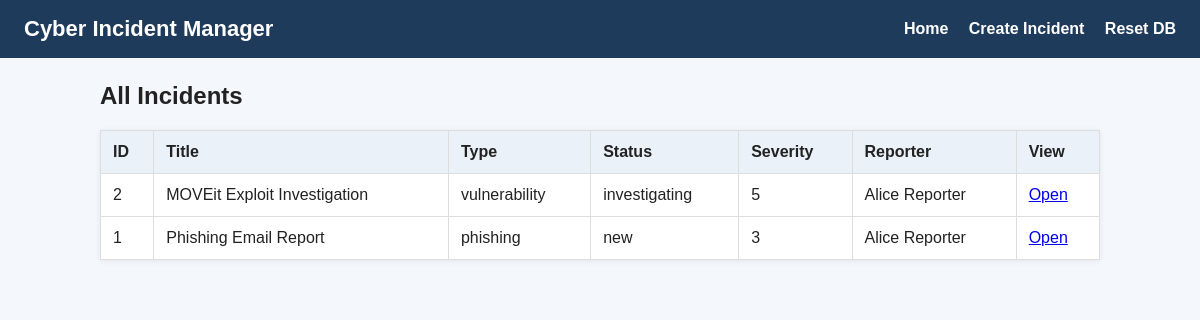
The page / on the database its author committed.
### tables this page shows
CREATE TABLE incidents (
    incident_id INTEGER PRIMARY KEY AUTOINCREMENT,
    title TEXT NOT NULL,
    description TEXT,
    incident_type TEXT NOT NULL,
    status TEXT NOT NULL CHECK(status IN ('new', 'triaged', 'investigating', 'resolved', 'closed')),
    severity INTEGER NOT NULL CHECK(severity BETWEEN 1 AND 5),
    reporter_id INTEGER NOT NULL,
    assignee_id INTEGER,
    created_at TEXT DEFAULT CURRENT_TIMESTAMP,
    updated_at TEXT DEFAULT CURRENT_TIMESTAMP,
    FOREIGN KEY (reporter_id) REFERENCES users(user_id),
    FOREIGN KEY (assignee_id) REFERENCES users(user_id)
);

CREATE TABLE users (
    user_id INTEGER PRIMARY KEY AUTOINCREMENT,
    name TEXT NOT NULL,
    email TEXT NOT NULL UNIQUE,
    role TEXT NOT NULL CHECK(role IN ('reporter', 'analyst', 'admin'))
);

### app.py (the view)
@app.route("/")
def home():
    conn = get_db_connection()
    incidents = conn.execute("""
        SELECT i.incident_id, i.title, i.incident_type, i.status, i.severity,
               i.created_at, u.name AS reporter_name
        FROM incidents i
        JOIN users u ON i.reporter_id = u.user_id
        ORDER BY i.incident_id DESC
    """).fetchall()
    conn.close()
    return render_template("home.html", incidents=incidents)

### app.py (called while the page is built)
def get_db_connection():
    conn = sqlite3.connect(DB_PATH)
    conn.row_factory = sqlite3.Row
    conn.execute("PRAGMA foreign_keys = ON;")
    return conn

### templates/home.html
{% extends "base.html" %}
{% block content %}
<h2>All Incidents</h2>
<table>
    <thead>
        <tr>
            <th>ID</th>
            <th>Title</th>
            <th>Type</th>
            <th>Status</th>
            <th>Severity</th>
            <th>Reporter</th>
            <th>View</th>
        </tr>
    </thead>
    <tbody>
        {% for incident in incidents %}
        <tr>
            <td>{{ incident.incident_id }}</td>
            <td>{{ incident.title }}</td>
            <td>{{ incident.incident_type }}</td>
            <td>{{ incident.status }}</td>
            <td>{{ incident.severity }}</td>
            <td>{{ incident.reporter_name }}</td>
            <td><a href="{{ url_for('incident_detail', incident_id=incident.incident_id) }}">Open</a></td>
        </tr>
        {% endfor %}
    </tbody>
</table>
{% endblock %}

### static/style.css (style rules this page uses)
body { font-family: Arial, sans-serif; background: #f4f7fb; margin: 0; padding: 0; color: #222; }
table { width: 100%; border-collapse: collapse; background: white; box-shadow: 0 1px 6px rgba(0, 0, 0, 0.08); }
th, td { padding: 12px; border: 1px solid #ddd; text-align: left; }
th { background: #eaf1f8; }

### rows shown on the page
incidents: incident_id "2", title "MOVEit Exploit Investigation", incident_type "vulnerability", status "investigating", severity "5", reporter_name "Alice Reporter"
incidents: incident_id "1", title "Phishing Email Report", incident_type "phishing", status "new", severity "3", reporter_name "Alice Reporter"
